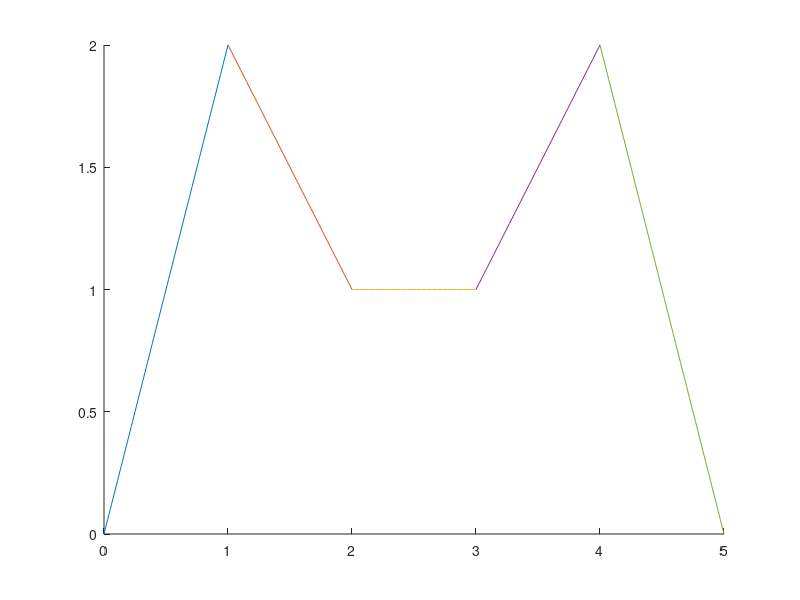

Write the MATLAB code that produced this figure.
x1=0:0.01:1;
x2=1:0.01:2;
x3=2:0.01:3;
x4=3:0.01:4;
x5=4:0.01:5;

y1=2*x1;
y2=3-x2;
y3=1*(x3*0)+1;
y4=-2+x4;
y5=+10-(2*x5);
hold on
plot(x1,y1)
plot(x2,y2)
plot(x3,y3)
plot(x4,y4)
plot(x5,y5)